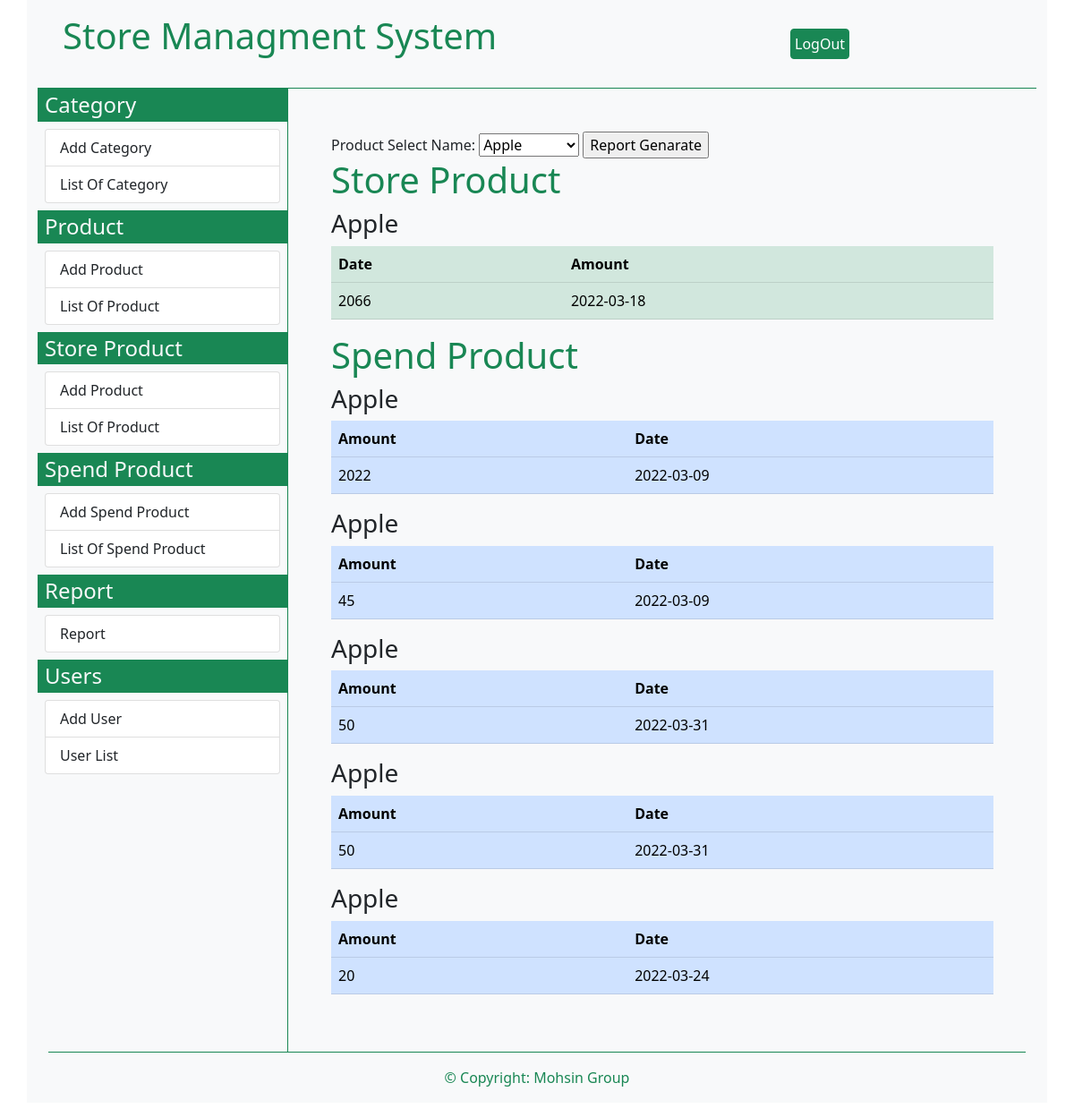
The page /report.php?product_name=8 (signed in) on the database its author committed.
### tables this page shows
CREATE TABLE `store_product` (
  `store_product_id` int(4) NOT NULL,
  `store_product_name` int(11) NOT NULL,
  `store_product_quantity` int(11) NOT NULL,
  `store_product_entrydate` varchar(20) NOT NULL
);

CREATE TABLE `spend_product` (
  `spend_product_id` int(3) NOT NULL,
  `spend_product_name` int(50) NOT NULL,
  `spend_product_quantity` int(100) NOT NULL,
  `spend_product_entrydate` varchar(10) NOT NULL
);

### report.php (the view, shortened to what this page needs)
<?php
       require_once 'dbconnection.php';
       $sql3="SELECT * FROM product";
        $query3=$conn->query($sql3);
       $data_list= array();
       while($data3= mysqli_fetch_assoc($query3)){
     $product_id =$data3['product_id'];
       $product_name =$data3['product_name'];
        $data_list[$product_id ]= $product_name;
    }
    $user_first_name= $_SESSION['user_first_name'];
    $user_last_name=  $_SESSION['user_last_name'];
    if(!empty($user_first_name) && !empty($user_last_name)){
?>
<!DOCTYPE html>
<html lang="en">
<head>
    <link href="https://cdn.jsdelivr.net/npm/bootstrap@5.0.2/dist/css/bootstrap.min.css" rel="stylesheet">
    <link rel="stylesheet" href="https://cdnjs.cloudflare.com/ajax/libs/font-awesome/6.1.0/css/all.min.css" />
</head>
<body>
<div class="container bg-light">
            <div class="container-fluid border-bottom border-success">
                   <?php include('topbar.php') ?>
            </div>
            <div class="container-fluid">
                <div class="row">
                    <div class="col-sm-3 bg-light p-0 m-0">
                            <?php include('leftsidebar.php') ?>
                    </div>
                    <div class="col-sm-9 p-5 border-start border-success">
                    <form action="<?php echo $_SERVER['PHP_SELF']?>" method="GET">
Product Select Name:
<select name="product_name" >
<?php
                $sql= "SELECT * FROM product";
                $query=$conn->query($sql);
                while( $data=mysqli_fetch_assoc($query)){
                $product_id=$data['product_id'];
                $product_name=$data['product_name'];
                ?>
                 <option value="<?php echo $product_id?>"> <?php echo $product_name?></option>
                 <?php  }?>
</select>
<input type="submit" value="Report Genarate">
</form>
                  <h1 class="text-success">Store Product</h1>
            <?php
                  if(isset($_GET['product_name'])){
                 $product_name= $_GET['product_name'];
                   $sql1= "SELECT * FROM store_product WHERE store_product_name='$product_name'";
                   $query1=$conn->query($sql1);
                  while($data1=mysqli_fetch_array($query1)) {
                               $store_product_name=$data1['store_product_name'];
                                $store_product_quantity=$data1['store_product_quantity'];
                                $store_product_entrydate=$data1['store_product_entrydate'];
                     echo "<h3>$data_list[$store_product_name]</h3>";
                    echo "<table class='table  table-success'> <tr> <th>Date</th><th> Amount</th></tr>";
                    echo "<tr> <td>$store_product_quantity</td><td>$store_product_entrydate</td>";
                    echo "</table>";
                  }
                }
                  ?>
                <h1 class="text-success">Spend Product</h1>
                <?php
                      if(isset($_GET['product_name'])){
                    $product_name= $_GET['product_name'];
                      $sql4= "SELECT * FROM spend_product WHERE spend_product_name='$product_name'";
                      $query4=$conn->query($sql4);
                      while($data4=mysqli_fetch_array($query4)) {
                                  $spend_product_name=$data4['spend_product_name'];
                                    $spend_product_quantity=$data4['spend_product_quantity'];
                                    $spend_product_entrydate=$data4['spend_product_entrydate'];
                        echo "<h3>$data_list[$spend_product_name]</h3>";
                        echo "<table class='table  table-primary'> <tr> <th>Amount</th><th> Date</th></tr>";
                        echo "<tr> <td>$spend_product_quantity</td><td>$spend_product_entrydate</td>";
                        echo "</table>";
                      }
                    }
                      ?>
                     </div>
            </div>
            <div class="container-fluid border-top border-success">
            <?php include('bottombar.php') ?>
            </div>
        </div>
</body>
</html>
<?php
  }else{
    header("location:login.php");
   }
?>

### rows shown on the page
store_product: store_product_name "Apple", store_product_quantity "2066", store_product_entrydate "2022-03-18"
spend_product: spend_product_name "Apple", spend_product_quantity "2022", spend_product_entrydate "2022-03-09"
spend_product: spend_product_name "Apple", spend_product_quantity "45", spend_product_entrydate "2022-03-09"
spend_product: spend_product_name "Apple", spend_product_quantity "50", spend_product_entrydate "2022-03-31"
spend_product: spend_product_name "Apple", spend_product_quantity "50", spend_product_entrydate "2022-03-31"
spend_product: spend_product_name "Apple", spend_product_quantity "20", spend_product_entrydate "2022-03-24"

### other values the page prints
form field product_name "Apple"
